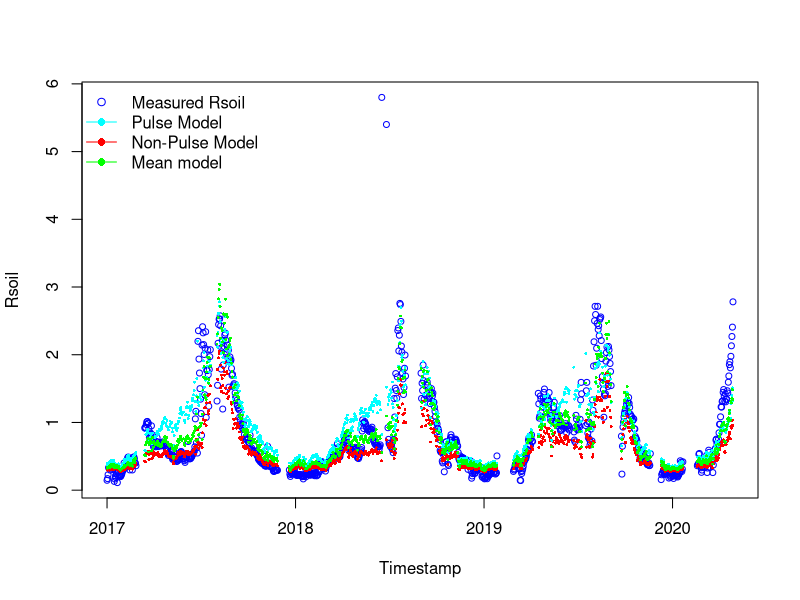
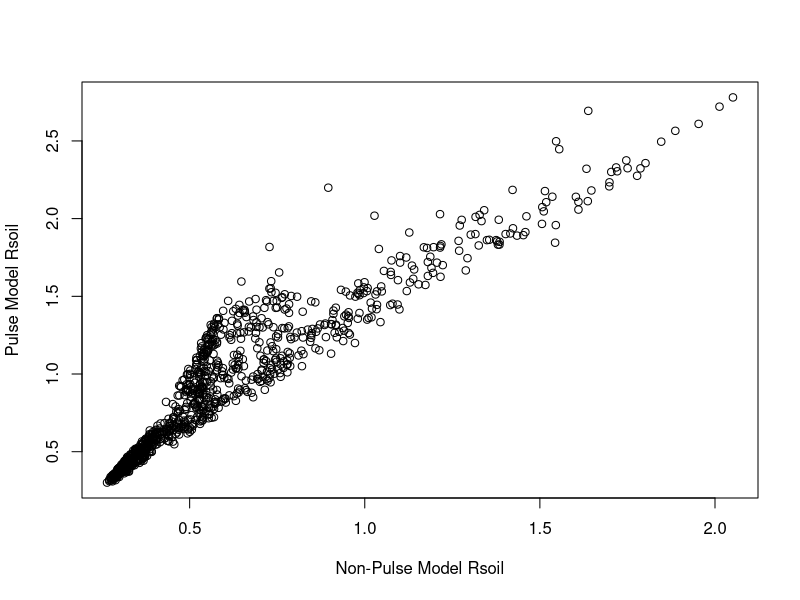
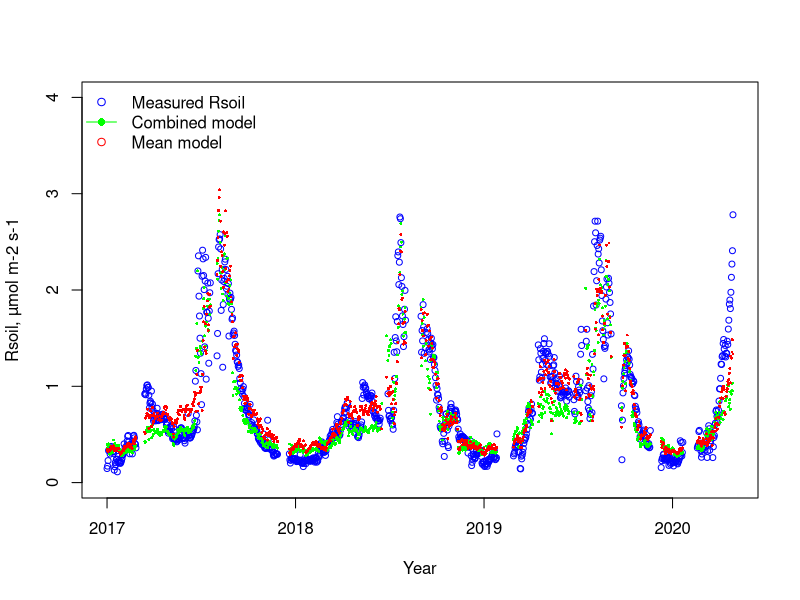
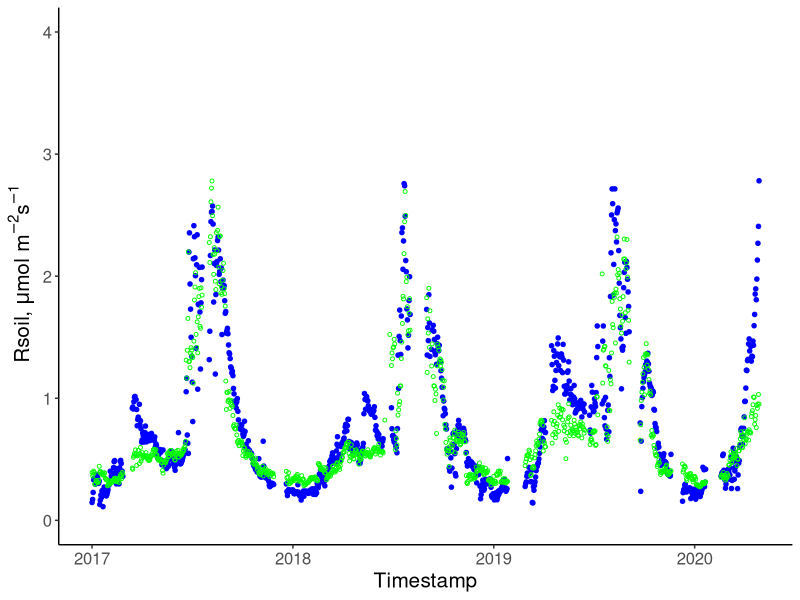

Write R code to recreate these figures, in order. (Note: this script raises an error after producing the figures.)
# 18-05-2024
# Anastasia Makhnykina

library(dplyr)
library(tidyr)
library(tidyverse)
library(lubridate)
library(ggplot2)
library(units)
library(stats)
library(grDevices)
library(readr)
library(minpack.lm)

# Open new files 
summary_Cham <- read.csv("data/All summary chamber.csv")
Pulse_Cham <- read.csv("data/Pulse sum chamber.csv")
NonPulse_Cham <- read.csv("data/NonPulse sum chamber.csv")

# Make sure in the Date format
NonPulse_Cham$date <- as.Date(NonPulse_Cham$date)
Pulse_Cham$date <- as.Date(Pulse_Cham$date)
summary_Cham$date <- as.Date(summary_Cham$date)

# CHECK COLUMN NAMES AND DATA TYPES
str(NonPulse_Cham)
str(Pulse_Cham)
str(summary_Cham)

###### Pulse time model ###########################
###################################################

# Assign variables
Pulse_Cham <- na.omit(Pulse_Cham)

meanSWC_P =Pulse_Cham$meanSWC
meanST_P = Pulse_Cham$meanTsoil
meanGPP_P = Pulse_Cham$meanGPP
GPPmax_P = max(Pulse_Cham$meanGPP, na.rm=TRUE)

# Fit model
Param_model4_P <- nls(meanRsoil ~ Fref*((meanGPP_P/GPPmax_P +n)/1+n) *(1-c4*(0.1-meanSWC_P)^2)*exp(b4*meanST_P), 
                      data = Pulse_Cham,
                      start = list(Fref=0.75,  c4=56.54, b4=0.04, n=0.84),
                      control = nls.control(maxiter = 1000, minFactor = 0.01)
)
Summary_Model4_P = summary(Param_model4_P)

# Pulse parameters 
#Parameters:
        # Estimate Std. Error t value Pr(>|t|)    
# Fref  0.446910   0.060229   7.420 7.49e-13 ***
# c4    -1.058658   0.764587  -1.385    0.167    
# b4     0.044799   0.003433  13.049  < 2e-16 ***
#  n     0.298964   0.035638   8.389 9.29e-16 ***

FrefP = 0.446910 
SMoptP =0.125 
c4P = -1.058658   
b4P = 0.044799
nP= 0.298964

####### Non-Pulse model ###################
###########################################

# Assign variables
NonPulse_Cham <- na.omit(NonPulse_Cham)

meanSWC_NP <- NonPulse_Cham$meanSWC
meanST_NP <- NonPulse_Cham$meanTsoil
meanGPP_NP <- NonPulse_Cham$meanGPP
GPPmax_NP <- max(NonPulse_Cham$meanGPP)

# Fit model
Param_model4_NP <- nls(meanRsoil ~ Fref*((meanGPP_NP/GPPmax_NP +n)/1+n) *
                         (1-c4*(0.1-meanSWC_NP)^2)*exp(b4*meanST_NP), 
                       data = NonPulse_Cham,
                       start = list(Fref=0.75, c4=56.54, b4=0.04, n=0.84),
                       control = nls.control(maxiter = 1000, minFactor = 0.01)
)
Summary_Model4_NP = summary(Param_model4_NP)

#Parameters:
#        Estimate Std. Error t value Pr(>|t|)    
# Fref   0.743454   0.035530  20.924   <2e-16 ***
#  c4   -1.668911   0.845241  -1.974   0.0488 *  
#  b4    0.023544   0.001437  16.383   <2e-16 ***
#  n     0.160941   0.007160  22.479   <2e-16 ***


# NON_Pulse parameters
FrefNP = 0.743454
SMoptNP =0.125 
c4NP = -1.668911  
b4NP = 0.023544
nNP=  0.160941

############### All time model #################################
################################################################

complete.cases(summary_Cham)

# Setting up drivers for all time

summary_Cham <- na.omit (summary_Cham)

All_meanSWC = summary_Cham$meanSWC
All_meanST = summary_Cham$meanTsoil
All_meanGPP = summary_Cham$meanGPP
All_GPPmax = max(summary_Cham$meanGPP, na.rm = TRUE)

Param_model4_All <- nls(meanRsoil ~ Fref*((All_meanGPP/All_GPPmax +n)/1+n) *(1-c4*(0.1-All_meanSWC)^2)*exp(b4*All_meanST), 
                        data = summary_Cham,
                        start = list(Fref=0.75,  c4=56.54, b4=0.04, n=0.84),
                        control = nls.control(maxiter = 1000, minFactor = 0.01)
)
Summary_Model4_All = summary(Param_model4_All)

#Parameters:
#       Estimate Std. Error t value Pr(>|t|)    
# Fref  0.916427   0.062004  14.780   <2e-16 ***
# c4   -0.244660   0.542270  -0.451    0.652    
# b4    0.031851   0.001996  15.960   <2e-16 ***
# n     0.137391   0.007402  18.561   <2e-16 ***


# All-time parameters
FrefAll = 0.916427
SMoptAll =0.125 
c4All = -0.244660   
b4All = 0.031851
nAll= 0.137391



#run model for full time series based on non-pulse time parameters
ALL_model4_NP = FrefNP*((All_meanGPP/All_GPPmax +nNP)/1+nNP) *(1-c4NP*(SMoptNP-All_meanSWC)^2)*exp(b4NP*All_meanST)
#run model for full time series based on pulse time parameters
All_model4_P = FrefP*((All_meanGPP/All_GPPmax +nP)/1+nP) *(1-c4P*(SMoptP-All_meanSWC)^2)*exp(b4P*All_meanST)
#run all time model
All_model4 = FrefAll*((All_meanGPP/All_GPPmax +nAll)/1+nAll) *(1-c4All*(SMoptAll-All_meanSWC)^2)*exp(b4All*All_meanST)

# Plot the RECO time series
plot(summary_Cham$date, summary_Cham$meanRsoil, type = "p", col = "blue", xlab = "Timestamp", ylab = "Rsoil", cex = 0.8)

# Add the model output time series to the plot - CORRECT FIGURE
points(summary_Cham$date, ALL_model4_NP, col = "red", pch = 16, cex = 0.4)
points(summary_Cham$date, All_model4_P, col = "cyan", pch = 16, cex = 0.4, alpha=0.5)
points(summary_Cham$date, All_model4, col = "green", pch = 16, cex = 0.4, alpha=0.5)

# create the legend
legend(x = "topleft",
       legend = c("Measured Rsoil", "Pulse Model", "Non-Pulse Model", "Mean model"),
       pch = c(1, 16, 16,16),
       col = c("blue", "cyan", "red","green"),
       lty = c(NA, 1, 1,1),
       bty = "n")


plot(ALL_model4_NP,All_model4_P, xlab = "Non-Pulse Model Rsoil", ylab = "Pulse Model Rsoil")

# calculate RMSE
rmse_NP <- sqrt(mean((ALL_model4_NP - summary_Cham$meanRsoil)^2, na.rm = TRUE))
rmse_P <- sqrt(mean((All_model4_P - summary_Cham$meanRsoil)^2, na.rm = TRUE))
# calculate MAPE
mape_NP <- mean(abs(ALL_model4_NP - summary_Cham$meanRsoil) / summary_Cham$meanRsoil, na.rm = TRUE) * 100
mape_P <- mean(abs(All_model4_P - summary_Cham$meanRsoil) / summary_Cham$meanRsoil, na.rm = TRUE) * 100
# calculate R-squared
r_squared_NP <- cor(ALL_model4_NP, summary_Cham$meanRsoil, use = "complete.obs")^2
r_squared_P <- cor(All_model4_P, summary_Cham$meanRsoil, use = "complete.obs")^2


# Create df with all measured and modelled fluxes
Rsoil_df <- summary_Cham %>%
  select(date, meanRsoil, max_pulse_duration, )

Rsoil_df$PulseM <- All_model4_P
Rsoil_df$NonPulseM <- ALL_model4_NP
Rsoil_df$MeanM <- All_model4

Rsoil1 <- Rsoil_df %>%
  select (date, meanRsoil, max_pulse_duration, PulseM, NonPulseM, MeanM) %>%
  mutate(case_when(max_pulse_duration == 0 ~ NonPulseM,
                   max_pulse_duration == 8 ~ PulseM,
                   max_pulse_duration == 14 ~ PulseM,
                   max_pulse_duration == 20 ~ PulseM))


plot(Rsoil1$date, Rsoil1$meanRsoil, type = "p", col = "blue", xlab = "Year", 
     ylab =  "Rsoil, µmol m-2 s-1", cex = 0.8,
     ylim = c(0,4))

points(Rsoil1$date, Rsoil1$`case_when(...)`, col="green", pch = 16, cex = 0.4, alpha=0.5)
points(Rsoil1$date, Rsoil1$MeanM, col="red", pch = 16, cex = 0.4, alpha=0.5)

# create the legend
legend(x = "topleft",
       legend = c("Measured Rsoil", "Combined model", "Mean model"),
       pch = c(1, 16),
       col = c("blue", "green", "red"),
       lty = c(NA, 1),
       bty = "n")

Rsoil_df$Rsoil_Combined <- Rsoil1$`case_when(...)`

Rsoil_df %>%
  na.omit() %>%
  ggplot(aes(x=date))+
  geom_point(aes(y = meanRsoil),shape=20, color = "blue", size = 2)+
  geom_point(aes(y=Rsoil_Combined),shape=1, size = 1, color = "green")+
  theme_classic()+
  theme(text = element_text(size = 15))+
  ylab(~paste("Rsoil, ", mu, "mol m"^-2,"s"^-1))+
  xlab("Timestamp")+
  ylim(0,4)


Rsoil_df %>%
  ggplot(aes(x=meanRsoil, y = Rsoil_Combined))+
  geom_point(shape=1)+
  theme_classic()+
  theme(text = element_text(size = 15))+
  stat_regline_equation(aes(label = paste(..eq.label..,..rr.label.., sep = "~~~~")))+
  stat_smooth(method = "lm",formula = y ~ x ,size = 1)+
  ylab(~paste("Modelled Rsoil, ", mu, "mol m"^-2,"s"^-1))+
  xlab(~paste("Measured Rsoil, ", mu, "mol m"^-2,"s"^-1))+
  #ggtitle('Non-pulse time')+
  ylim(0,4)+
  xlim(0,4)

# statistics for Combined model
rmse_CombMod <- sqrt(sum((Rsoil_df$Rsoil_Combined - Rsoil_df$meanRsoil)^2, na.rm=TRUE)/nrow(Rsoil_df))

# calculate MAPE -  Mean absolute percent error
mape_CombMod <- mean(abs((Rsoil_df$Rsoil_Combined - Rsoil_df$meanRsoil) / Rsoil_df$meanRsoil), na.rm=TRUE) * 100

# calculate R-squared
r_squared_CombMod <- cor(Rsoil_df$Rsoil_Combined, Rsoil_df$meanRsoil, use = "complete.obs")^2

### statistics for Mean model
rmse_MeanMod <- sqrt(sum((Rsoil_df$MeanM - Rsoil_df$meanRsoil)^2, na.rm=TRUE)/nrow(Rsoil_df))

# calculate MAPE -  Mean absolute percent error
mape_MeanMod <- mean(abs((Rsoil_df$MeanM - Rsoil_df$meanRsoil) / Rsoil_df$meanRsoil), na.rm=TRUE) * 100

# calculate R-squared
r_squared_MeanMod <- cor(Rsoil_df$MeanM, Rsoil_df$meanRsoil, use = "complete.obs")^2



###### Calculate cumulative flux for - Mean model, Including Pulse and non-pulse together and measured fluxes ######
####################################################################################################################

### Create df with just fluxes #####

Rsoildf_new <- Rsoil_df %>%
  na.omit() %>%
  select (date, meanRsoil, MeanM, Rsoil_Combined)

Rsoildf_new$culMeasured <- ave(Rsoildf_new$meanRsoil, FUN = cumsum)  
Rsoildf_new$culMeanMod <- ave(Rsoildf_new$MeanM, FUN = cumsum)  
Rsoildf_new$culCombined <- ave(Rsoildf_new$Rsoil_Combined, FUN = cumsum)  


plot(Rsoildf_new$date,Rsoildf_new$culMeasured,  type = "l", col = "blue", xlab = "Year", 
     ylab =  "Cumulative Rsoil", cex = 0.8)
lines(Rsoildf_new$date, Rsoildf_new$culMeanMod, type = "l", col = "red")
lines(Rsoildf_new$date, Rsoildf_new$culCombined, type = "l", col = "green")


legend(x = "topleft",
       legend = c("Measured Rsoil", "Mean model", "Combined model" ),
       pch = c(1, 16, 16),
       col = c("blue", "red", "green"),
       lty = c(NA, 1,1),
       bty = "n")



sum(Rsoildf_new$meanRsoil)
sum(Rsoildf_new$MeanM)
sum(Rsoildf_new$Rsoil_Combined)

######### Difference Rsoil Measured - Modelled 
Rsoildf_new$diffMean <- Rsoildf_new$culMeasured - Rsoildf_new$culMeanMod
Rsoildf_new$diffComb <- Rsoildf_new$culMeasured - Rsoildf_new$culCombined


plot(Rsoildf_new$date,Rsoildf_new$diffComb,  type = "l", col = "blue", xlab = "Year", 
     ylab =  "Difference from measured Rsoil", #cex = 0.8,
     ylim = c(-60,80)
     )
lines(Rsoildf_new$date, Rsoildf_new$diffMean, type = "l", col = "red")

legend(x = "topleft",
       legend = c("Combined model difference", "Mean model difference"),
       pch = c(1, 16, 16),
       col = c("blue", "red"),
       lty = c(NA, 1, 1),
       bty = "n")


Rsoildf_new %>%
  ggplot(aes(x=date))+ 
  geom_line(aes(y = diffMean, col = 'diffMean'))+
  geom_line(aes(y = diffComb, col = 'diffComb'))+
  theme_classic()+
  theme(text = element_text(size = 15))+
  #stat_regline_equation(aes(label = paste(..eq.label..,..rr.label.., sep = "~~~~")))+
  #stat_smooth(method = "lm",formula = y ~ x ,size = 1)+
  ylab(~paste("Modelled Rsoil, ", mu, "mol m"^-2,"s"^-1))+
  xlab('Year')
  #ggtitle('Non-pulse time')+
  #ylim(0,4)+
  #xlim(0,4)


Rsoildf_new$diffMeanV <- Rsoildf_new$meanRsoil - Rsoildf_new$MeanM
Rsoildf_new$diffCombV <- Rsoildf_new$meanRsoil - Rsoildf_new$Rsoil_Combined


plot(Rsoildf_new$date,Rsoildf_new$diffCombV,  type = "l", col = "blue", xlab = "Year", 
     ylab =  "Difference from measured Rsoil", #cex = 0.8,
     ylim = c(-3,6)
)
lines(Rsoildf_new$date, Rsoildf_new$diffMeanV, type = "l", col = "red")

legend(x = "topleft",
       legend = c( "Combined model difference", "Mean model difference"),
       pch = c(1, 16, 16),
       col = c("blue", "red"),
       lty = c(NA, 1, 1),
       bty = "n")

######### Difference Modelled - Rsoil Measured 
Rsoildf_new$diffMean2 <-  Rsoildf_new$culMeanMod - Rsoildf_new$culMeasured
Rsoildf_new$diffComb2 <- Rsoildf_new$culCombined - Rsoildf_new$culMeasured 


plot(Rsoildf_new$date,Rsoildf_new$diffComb2,  type = "l", col = "blue", xlab = "Year", 
     ylab =  "Difference from measured Rsoil", #cex = 0.8,
     ylim = c(-80,60)
)
lines(Rsoildf_new$date, Rsoildf_new$diffMean2, type = "l", col = "red")

legend(x = "topleft",
       legend = c("Combined model difference", "Mean model difference"),
       pch = c(1, 16, 16),
       col = c("blue", "red"),
       lty = c(NA, 1, 1),
       bty = "n")


Rsoildf_new %>%
  ggplot(aes(x=date))+ 
  geom_line(aes(y = diffMean2, col = 'diffMean'))+
  geom_line(aes(y = diffComb2, col = 'diffComb'))+
  theme_classic()+
  theme(text = element_text(size = 15))+
  #stat_regline_equation(aes(label = paste(..eq.label..,..rr.label.., sep = "~~~~")))+
  #stat_smooth(method = "lm",formula = y ~ x ,size = 1)+
  ylab(~paste("Modelled Rsoil, ", mu, "mol m"^-2,"s"^-1))+
  xlab('Year')
#ggtitle('Non-pulse time')+
#ylim(0,4)+
#xlim(0,4)


Rsoildf_new$diffMeanV2 <- Rsoildf_new$MeanM - Rsoildf_new$meanRsoil 
Rsoildf_new$diffCombV2 <- Rsoildf_new$Rsoil_Combined - Rsoildf_new$meanRsoil 


plot(Rsoildf_new$date,Rsoildf_new$diffCombV2,  type = "l", col = "blue", xlab = "Year", 
     ylab =  "Difference from measured Rsoil", #cex = 0.8,
     ylim = c(-6,3)
)
lines(Rsoildf_new$date, Rsoildf_new$diffMeanV2, type = "l", col = "red")

legend(x = "topleft",
       legend = c( "Combined model difference", "Mean model difference"),
       pch = c(1, 16, 16),
       col = c("blue", "red"),
       lty = c(NA, 1, 1),
       bty = "n")


##### Find model parameters for each year ######################
################################################################

# NP-model
NonPulse_Cham$year <- substr(NonPulse_Cham$date, 1,4)
NonPulse_Cham$year <- as.numeric(as.character(NonPulse_Cham$year))

yearID1 <- unique(NonPulse_Cham$year)

start1 <- list(FrefNP=0.75, c4=56.54, b4=0.04, n=0.84)

# create empty data.frame to store IDs and parameters
params.pre1 <- data.frame(matrix(nrow = length(yearID1), ncol = 1+length(start1)))
names(params.pre1) <- c("yearID1", names(start1))

for(i in seq_along(yearID1)) {
  # create data frame for sub "i"
  
  individual_DFs1 <- NonPulse_Cham %>% filter (year %in% yearID1[i])
  
  # fit model for each sub "i"
  Param_model4_NP1 <- nlsLM(meanRsoil ~ FrefNP*((meanGPP_NP/GPPmax_NP +n)/1+n)*
                              (1-c4*(0.1-meanSWC_NP)^2)*exp(b4*meanST_NP), 
                            data = individual_DFs1,
                            start = start1, trace = TRUE
  )
  
  # store IDs
  params.pre1[i,1] <- yearID1[i]
  
  # store fit parameters
  params.pre1[i,2:ncol(params.pre1)] <- Param_model4_NP1$m$getPars()
  
 
  
}

params.pre1


# Pulse model
Pulse_Cham$year <- substr(Pulse_Cham$date, 1,4)
Pulse_Cham$year <- as.numeric(as.character(Pulse_Cham$year))

yearID <- unique(Pulse_Cham$year)

start <- list(FrefP=0.75, c4=56.54, b4=0.04, n=0.84)

# create empty data.frame to store IDs and parameters
params.pre <- data.frame(matrix(nrow = length(yearID), ncol = 1+length(start)))
names(params.pre) <- c("yearID", names(start))


for(i in seq_along(yearID)) {
  # create data frame for sub "i"
  
  individual_DFs <- Pulse_Cham %>% filter (year %in% yearID[i])
  
  # fit model for each sub "i"
  Param_model4_P1 <- nlsLM(meanRsoil ~ FrefP*((meanGPP_P/GPPmax_P +n)/1+n) *(1-c4*(0.1-meanSWC_P)^2)*exp(b4*meanST_P), 
                           data = individual_DFs,
                           start = start, trace = TRUE,
                           #control = nls.control(maxiter = 1000, minFactor = 0.01)
  )
  
  # store IDs
  params.pre[i,1] <- yearID[i]
  
  # store fit parameters
  params.pre[i,2:ncol(params.pre)] <- Param_model4_P1$m$getPars()
  
  #params.pre[i,3:ncol(params.pre)] <- Param_model4_P1$m$getPars()
  
  
  
}

params.pre


# Mean Model 
summary_Cham$year <- substr(summary_Cham$date, 1,4)
summary_Cham$year <- as.numeric(as.character(summary_Cham$year))

yearID2 <- unique(summary_Cham$year)

start2 <- list(FrefL=0.75,  c4L=56.54, b4L=0.04, nL=0.84)

# create empty data.frame to store IDs and parameters
params.pre2 <- data.frame(matrix(nrow = length(yearID2), ncol = 1+length(start2)))
names(params.pre2) <- c("yearID", names(start2))


for(i in seq_along(yearID2)) {
  # create data frame for sub "i"
  
  individual_DFs2 <- summary_Cham %>% filter (year %in% yearID2[i])
  
  # fit model for each sub "i"
  Param_model4_All1 <- nlsLM(meanRsoil ~ FrefL*((All_meanGPP/All_GPPmax +nL)/1+nL) *(1-c4L*(0.1-All_meanSWC)^2)*exp(b4L*All_meanST), 
                             data = individual_DFs2,
                             start = start2, trace = TRUE,
                             #control = nls.control(maxiter = 1000, minFactor = 0.01)
  )
  
  # store IDs
  params.pre2[i,1] <- yearID2[i]
  
  # store fit parameters
  params.pre2[i,2:ncol(params.pre2)] <- Param_model4_All1$m$getPars()
  
  #params.pre[i,3:ncol(params.pre)] <- Param_model4_P1$m$getPars()
  
  
  
}

params.pre2
